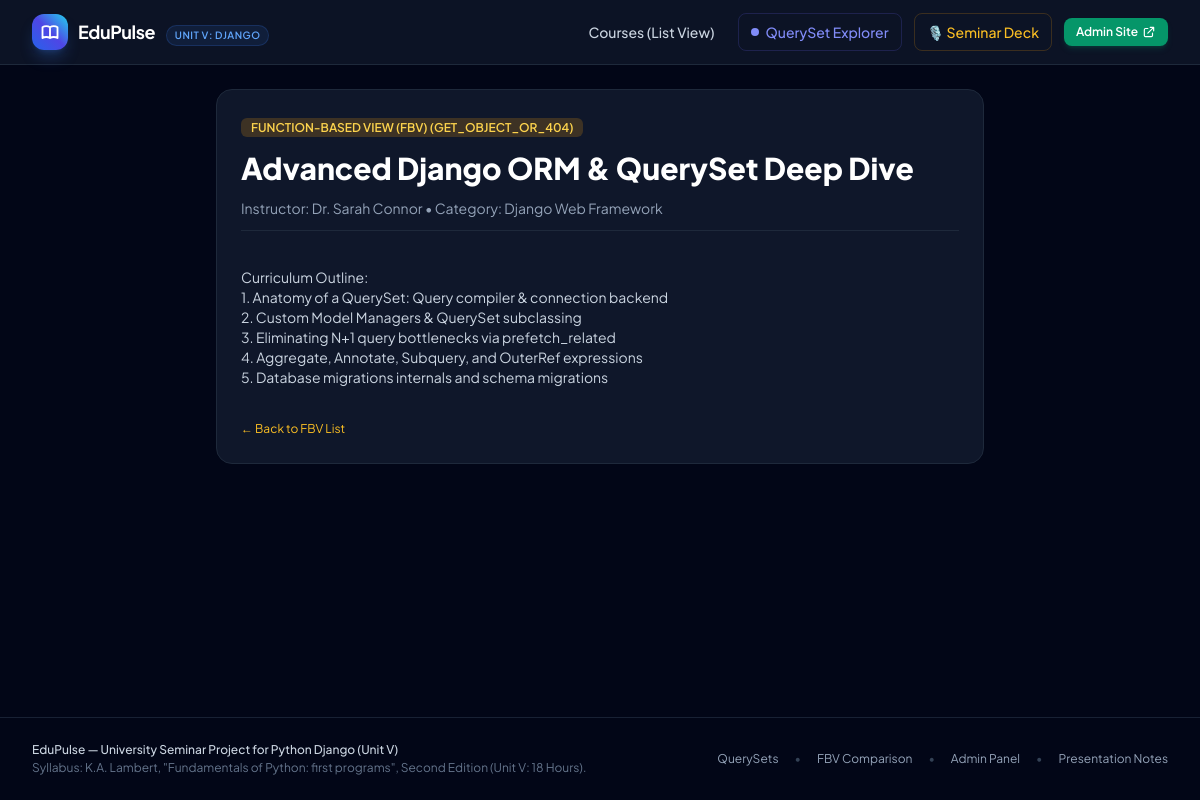
The page /fbv/course/advanced-django-orm-queryset-deep-dive/ on the database its author committed.
### courses/models.py (models this page shows, shortened)
class Course(models.Model):
    STATUS_CHOICES = (
        ('draft', 'Draft'),
        ('published', 'Published'),
    )
    DIFFICULTY_CHOICES = (
        ('beginner', 'Beginner'),
        ('intermediate', 'Intermediate'),
        ('advanced', 'Advanced'),
    )
    title = models.CharField(max_length=200)
    slug = models.SlugField(max_length=220, unique=True)
    category = models.ForeignKey(Category, on_delete=models.CASCADE, related_name='courses')
    instructor = models.ForeignKey(Instructor, on_delete=models.CASCADE, related_name='courses')
    summary = models.CharField(max_length=300, help_text="Short card synopsis")
    content = models.TextField(help_text="Detailed syllabus and curriculum description")
    price = models.DecimalField(max_digits=6, decimal_places=2, default=0.00)
    difficulty = models.CharField(max_length=20, choices=DIFFICULTY_CHOICES, default='beginner')
    status = models.CharField(max_length=20, choices=STATUS_CHOICES, default='published')
    views_count = models.PositiveIntegerField(default=0)
    created_at = models.DateTimeField(auto_now_add=True)
    updated_at = models.DateTimeField(auto_now=True)
    objects = models.Manager()               # The default manager: Course.objects.all()
    published = PublishedCourseManager()     # Custom Manager: Course.published.all()
    class Meta:
        ordering = ['-created_at']
        indexes = [
            models.Index(fields=['status', '-created_at']),
            models.Index(fields=['category', 'status']),
        ]

class Instructor(models.Model):
    name = models.CharField(max_length=120)
    email = models.EmailField(unique=True)
    title = models.CharField(max_length=150, help_text="e.g. Senior Python Specialist")
    bio = models.TextField()
    class Meta:
        ordering = ['name']

class Category(models.Model):
    name = models.CharField(max_length=100, unique=True)
    slug = models.SlugField(max_length=120, unique=True)
    description = models.TextField(blank=True)
    icon = models.CharField(max_length=50, default="book", help_text="Emoji or icon identifier")
    class Meta:
        verbose_name = "Category"
        verbose_name_plural = "Categories"
        ordering = ['name']

### courses/views.py (the view)
# urls.py: path('fbv/course/<slug:slug>/', course_detail_fbv, name='course_detail_fbv'),
def course_detail_fbv(request, slug):
    course = get_object_or_404(Course, slug=slug, status='published')
    return render(request, 'courses/course_detail_fbv.html', {
        'course': course,
        'view_type': 'Function-Based View (FBV)'
    })

### templates/courses/course_detail_fbv.html (shortened to what this page needs)
{% extends 'base.html' %}
{% block content %}
<div class="max-w-3xl mx-auto space-y-6">
    <div class="p-6 rounded-2xl bg-slate-900 border border-slate-800 space-y-3">
        <span class="px-2.5 py-0.5 rounded-md bg-amber-500/20 text-amber-300 text-xs font-semibold uppercase">
            {{ view_type }} (get_object_or_404)
        </span>
        <h1 class="text-3xl font-extrabold text-white">{{ course.title }}</h1>
        <p class="text-sm text-slate-400">Instructor: {{ course.instructor.name }} &bull; Category: {{ course.category.name }}</p>
        <div class="text-sm text-slate-300 whitespace-pre-line pt-4 border-t border-slate-800">
            {{ course.content }}
        </div>
        <div class="pt-4">
            <a href="{% url 'courses:course_list_fbv' %}" class="text-xs text-amber-400 hover:underline">&larr; Back to FBV List</a>
        </div>
    </div>
</div>
{% endblock %}

### templates/base.html (style rules this page uses)
body { font-family: 'Plus Jakarta Sans', sans-serif; }

### rows shown on the page
Course: title "Advanced Django ORM & QuerySet Deep Dive", instructor.name "Dr. Sarah Connor", category.name "Django Web Framework", content "Curriculum Outline: 1. Anatomy of a QuerySet: Query compiler & connection backend 2. Custom Model Managers & QuerySet subclassing 3. Eliminating N+1 query bottlenecks via prefetch_related 4. Aggregate, Annotate, Subquery, and OuterRef expressions 5. Database migrations internals and schema migrations"

### other values the page prints
{{ view_type }} "FUNCTION-BASED VIEW (FBV)"
